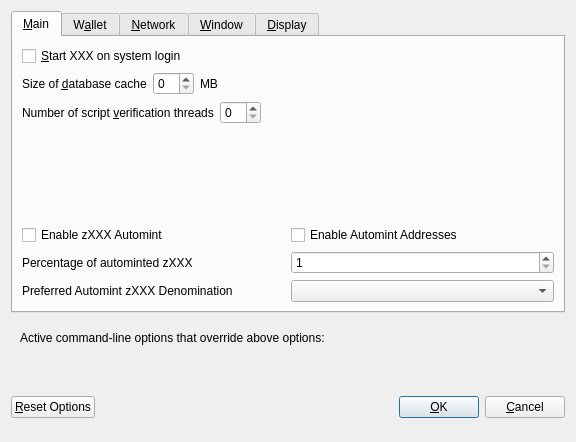
<?xml version="1.0" encoding="UTF-8"?>
<ui version="4.0">
 <class>OptionsDialog</class>
 <widget class="QDialog" name="OptionsDialog">
  <property name="geometry">
   <rect>
    <x>0</x>
    <y>0</y>
    <width>576</width>
    <height>442</height>
   </rect>
  </property>
  <property name="windowTitle">
   <string>Options</string>
  </property>
  <property name="modal">
   <bool>true</bool>
  </property>
  <layout class="QVBoxLayout" name="verticalLayout">
   <item>
    <widget class="QTabWidget" name="tabWidget">
     <property name="currentIndex">
      <number>0</number>
     </property>
     <widget class="QWidget" name="tabMain">
      <attribute name="title">
       <string>&amp;Main</string>
      </attribute>
      <layout class="QVBoxLayout" name="verticalLayout_Main">
       <item>
        <widget class="QCheckBox" name="bitcoinAtStartup">
         <property name="toolTip">
          <string>Automatically start XXX after logging in to the system.</string>
         </property>
         <property name="text">
          <string>&amp;Start XXX on system login</string>
         </property>
        </widget>
       </item>
       <item>
        <layout class="QHBoxLayout" name="horizontalLayout_2_Main">
         <item>
          <widget class="QLabel" name="databaseCacheLabel">
           <property name="text">
            <string>Size of &amp;database cache</string>
           </property>
           <property name="textFormat">
            <enum>Qt::PlainText</enum>
           </property>
           <property name="buddy">
            <cstring>databaseCache</cstring>
           </property>
          </widget>
         </item>
         <item>
          <widget class="QSpinBox" name="databaseCache"/>
         </item>
         <item>
          <widget class="QLabel" name="databaseCacheUnitLabel">
           <property name="text">
            <string>MB</string>
           </property>
           <property name="textFormat">
            <enum>Qt::PlainText</enum>
           </property>
          </widget>
         </item>
         <item>
          <spacer name="horizontalSpacer_2_Main">
           <property name="orientation">
            <enum>Qt::Horizontal</enum>
           </property>
           <property name="sizeHint" stdset="0">
            <size>
             <width>40</width>
             <height>20</height>
            </size>
           </property>
          </spacer>
         </item>
        </layout>
       </item>
       <item>
        <layout class="QHBoxLayout" name="horizontalLayout_3_Main">
         <item>
          <widget class="QLabel" name="threadsScriptVerifLabel">
           <property name="text">
            <string>Number of script &amp;verification threads</string>
           </property>
           <property name="textFormat">
            <enum>Qt::PlainText</enum>
           </property>
           <property name="buddy">
            <cstring>threadsScriptVerif</cstring>
           </property>
          </widget>
         </item>
         <item>
          <widget class="QSpinBox" name="threadsScriptVerif">
           <property name="toolTip">
            <string>(0 = auto, &lt;0 = leave that many cores free)</string>
           </property>
          </widget>
         </item>
         <item>
          <spacer name="horizontalSpacer_3_Main">
           <property name="orientation">
            <enum>Qt::Horizontal</enum>
           </property>
           <property name="sizeHint" stdset="0">
            <size>
             <width>40</width>
             <height>20</height>
            </size>
           </property>
          </spacer>
         </item>
        </layout>
       </item>
       <item>
        <spacer name="verticalSpacer_2">
         <property name="orientation">
          <enum>Qt::Vertical</enum>
         </property>
         <property name="sizeHint" stdset="0">
          <size>
           <width>20</width>
           <height>40</height>
          </size>
         </property>
        </spacer>
       </item>
       <item>
        <widget class="QWidget" name="verticalZpivOptionsWidget" native="true">
         <layout class="QVBoxLayout" name="verticalZpivOptionsLayout">
          <property name="margin">
           <number>0</number>
          </property>
          <item>
           <layout class="QHBoxLayout" name="horizontalAutomintingLayout">
            <item>
             <widget class="QCheckBox" name="checkBoxZeromintEnable">
              <property name="toolTip">
               <string>Enable automatic minting of XXX units to zXXX</string>
              </property>
              <property name="layoutDirection">
               <enum>Qt::LeftToRight</enum>
              </property>
              <property name="text">
               <string>Enable zXXX Automint</string>
              </property>
             </widget>
            </item>
            <item>
             <widget class="QCheckBox" name="checkBoxZeromintAddresses">
              <property name="toolTip">
               <string>Enable automatic zXXX minting from specific addresses</string>
              </property>
              <property name="layoutDirection">
               <enum>Qt::LeftToRight</enum>
              </property>
              <property name="text">
               <string>Enable Automint Addresses</string>
              </property>
             </widget>
            </item>
           </layout>
          </item>
          <item>
           <layout class="QHBoxLayout" name="horizontalZmintPercentageLayout">
            <item>
             <widget class="QLabel" name="percentage_label">
              <property name="toolTip">
               <string>Percentage of incoming XXX which get automatically converted to zXXX via Zerocoin Protocol (min: 10%)</string>
              </property>
              <property name="text">
               <string>Percentage of autominted zXXX</string>
              </property>
             </widget>
            </item>
            <item>
             <widget class="QSpinBox" name="zeromintPercentage">
              <property name="minimum">
               <number>1</number>
              </property>
              <property name="maximum">
               <number>100</number>
              </property>
             </widget>
            </item>
           </layout>
          </item>
          <item>
           <layout class="QHBoxLayout" name="horizontalLayout" stretch="0,0">
            <property name="sizeConstraint">
             <enum>QLayout::SetFixedSize</enum>
            </property>
            <item>
             <widget class="QLabel" name="labelPreferredDenom">
              <property name="maximumSize">
               <size>
                <width>16777215</width>
                <height>16777215</height>
               </size>
              </property>
              <property name="toolTip">
               <string>Wait with automatic conversion to Zerocoin until enough XXX for this denomination is available</string>
              </property>
              <property name="text">
               <string>Preferred Automint zXXX Denomination</string>
              </property>
             </widget>
            </item>
            <item>
             <widget class="QComboBox" name="preferredDenom">
              <property name="maximumSize">
               <size>
                <width>16777215</width>
                <height>27</height>
               </size>
              </property>
              <property name="toolTip">
               <string>Wait with automatic conversion to Zerocoin until enough XXX for this denomination is available</string>
              </property>
              <property name="maxVisibleItems">
               <number>9</number>
              </property>
              <property name="maxCount">
               <number>9</number>
              </property>
             </widget>
            </item>
           </layout>
          </item>
         </layout>
        </widget>
       </item>
      </layout>
     </widget>
     <widget class="QWidget" name="tabWallet">
      <attribute name="title">
       <string>W&amp;allet</string>
      </attribute>
      <layout class="QVBoxLayout" name="verticalLayout_Wallet">
       <item>
        <layout class="QHBoxLayout" name="horizontalLayout_2_Wallet">
         <item>
          <widget class="QLabel" name="labelStakeSplitThresholdText">
           <property name="text">
            <string>Stake split threshold:</string>
           </property>
          </widget>
         </item>
         <item>
          <widget class="QSpinBox" name="spinBoxStakeSplitThreshold">
           <property name="minimum">
            <number>1</number>
           </property>
           <property name="maximum">
            <number>999999</number>
           </property>
          </widget>
         </item>
        </layout>
       </item>
       <item>
        <widget class="QGroupBox" name="groupBox">
         <property name="title">
          <string>Expert</string>
         </property>
         <layout class="QVBoxLayout" name="verticalLayout_2">
          <item>
           <widget class="QCheckBox" name="coinControlFeatures">
            <property name="toolTip">
             <string>Whether to show coin control features or not.</string>
            </property>
            <property name="text">
             <string>Enable coin &amp;control features</string>
            </property>
           </widget>
          </item>
          <item>
           <widget class="QCheckBox" name="showMasternodesTab">
            <property name="toolTip">
             <string>Show additional tab listing all your masternodes in first sub-tab&lt;br/&gt;and all masternodes on the network in second sub-tab.</string>
            </property>
            <property name="text">
             <string>Show Masternodes Tab</string>
            </property>
           </widget>
          </item>
          <item>
           <widget class="QCheckBox" name="spendZeroConfChange">
            <property name="toolTip">
             <string>If you disable the spending of unconfirmed change, the change from a transaction&lt;br/&gt;cannot be used until that transaction has at least one confirmation.&lt;br/&gt;This also affects how your balance is computed.</string>
            </property>
            <property name="text">
             <string>&amp;Spend unconfirmed change</string>
            </property>
           </widget>
          </item>
         </layout>
        </widget>
       </item>
       <item>
        <spacer name="verticalSpacer_Wallet">
         <property name="orientation">
          <enum>Qt::Vertical</enum>
         </property>
         <property name="sizeHint" stdset="0">
          <size>
           <width>20</width>
           <height>40</height>
          </size>
         </property>
        </spacer>
       </item>
      </layout>
     </widget>
     <widget class="QWidget" name="tabNetwork">
      <attribute name="title">
       <string>&amp;Network</string>
      </attribute>
      <layout class="QVBoxLayout" name="verticalLayout_Network">
       <item>
        <widget class="QCheckBox" name="mapPortUpnp">
         <property name="toolTip">
          <string>Automatically open the XXX client port on the router. This only works when your router supports UPnP and it is enabled.</string>
         </property>
         <property name="text">
          <string>Map port using &amp;UPnP</string>
         </property>
        </widget>
       </item>
       <item>
        <widget class="QCheckBox" name="allowIncoming">
         <property name="toolTip">
          <string>Accept connections from outside</string>
         </property>
         <property name="text">
          <string>Allow incoming connections</string>
         </property>
        </widget>
       </item>
       <item>
        <widget class="QCheckBox" name="connectSocks">
         <property name="toolTip">
          <string>Connect to the XXX network through a SOCKS5 proxy.</string>
         </property>
         <property name="text">
          <string>&amp;Connect through SOCKS5 proxy (default proxy):</string>
         </property>
        </widget>
       </item>
       <item>
        <layout class="QHBoxLayout" name="horizontalLayout_1_Network">
         <item>
          <widget class="QLabel" name="proxyIpLabel">
           <property name="text">
            <string>Proxy &amp;IP:</string>
           </property>
           <property name="textFormat">
            <enum>Qt::PlainText</enum>
           </property>
           <property name="buddy">
            <cstring>proxyIp</cstring>
           </property>
          </widget>
         </item>
         <item>
          <widget class="QValidatedLineEdit" name="proxyIp">
           <property name="minimumSize">
            <size>
             <width>140</width>
             <height>0</height>
            </size>
           </property>
           <property name="maximumSize">
            <size>
             <width>140</width>
             <height>16777215</height>
            </size>
           </property>
           <property name="toolTip">
            <string>IP address of the proxy (e.g. IPv4: 127.0.0.1 / IPv6: ::1)</string>
           </property>
          </widget>
         </item>
         <item>
          <widget class="QLabel" name="proxyPortLabel">
           <property name="text">
            <string>&amp;Port:</string>
           </property>
           <property name="textFormat">
            <enum>Qt::PlainText</enum>
           </property>
           <property name="buddy">
            <cstring>proxyPort</cstring>
           </property>
          </widget>
         </item>
         <item>
          <widget class="QLineEdit" name="proxyPort">
           <property name="minimumSize">
            <size>
             <width>55</width>
             <height>0</height>
            </size>
           </property>
           <property name="maximumSize">
            <size>
             <width>55</width>
             <height>16777215</height>
            </size>
           </property>
           <property name="toolTip">
            <string>Port of the proxy (e.g. 9050)</string>
           </property>
          </widget>
         </item>
         <item>
          <spacer name="horizontalSpacer_1_Network">
           <property name="orientation">
            <enum>Qt::Horizontal</enum>
           </property>
           <property name="sizeHint" stdset="0">
            <size>
             <width>40</width>
             <height>20</height>
            </size>
           </property>
          </spacer>
         </item>
        </layout>
       </item>
       <item>
        <spacer name="verticalSpacer_Network">
         <property name="orientation">
          <enum>Qt::Vertical</enum>
         </property>
         <property name="sizeHint" stdset="0">
          <size>
           <width>20</width>
           <height>40</height>
          </size>
         </property>
        </spacer>
       </item>
      </layout>
     </widget>
     <widget class="QWidget" name="tabWindow">
      <attribute name="title">
       <string>&amp;Window</string>
      </attribute>
      <layout class="QVBoxLayout" name="verticalLayout_Window">
       <item>
        <widget class="QCheckBox" name="minimizeToTray">
         <property name="toolTip">
          <string>Show only a tray icon after minimizing the window.</string>
         </property>
         <property name="text">
          <string>&amp;Minimize to the tray instead of the taskbar</string>
         </property>
        </widget>
       </item>
       <item>
        <widget class="QCheckBox" name="minimizeOnClose">
         <property name="toolTip">
          <string>Minimize instead of exit the application when the window is closed. When this option is enabled, the application will be closed only after selecting Quit in the menu.</string>
         </property>
         <property name="text">
          <string>M&amp;inimize on close</string>
         </property>
        </widget>
       </item>
       <item>
        <spacer name="verticalSpacer_Window">
         <property name="orientation">
          <enum>Qt::Vertical</enum>
         </property>
         <property name="sizeHint" stdset="0">
          <size>
           <width>20</width>
           <height>40</height>
          </size>
         </property>
        </spacer>
       </item>
      </layout>
     </widget>
     <widget class="QWidget" name="tabDisplay">
      <attribute name="title">
       <string>&amp;Display</string>
      </attribute>
      <layout class="QVBoxLayout" name="verticalLayout_Display">
       <item>
        <layout class="QHBoxLayout" name="horizontalLayout_1_Display">
         <item>
          <widget class="QLabel" name="langLabel">
           <property name="text">
            <string>User Interface &amp;language:</string>
           </property>
           <property name="textFormat">
            <enum>Qt::PlainText</enum>
           </property>
           <property name="buddy">
            <cstring>lang</cstring>
           </property>
          </widget>
         </item>
         <item>
          <widget class="QValueComboBox" name="lang">
           <property name="toolTip">
            <string>The user interface language can be set here. This setting will take effect after restarting XXX.</string>
           </property>
          </widget>
         </item>
        </layout>
       </item>
       <item>
        <widget class="QLabel" name="label_3">
         <property name="toolTip">
          <string notr="true"/>
         </property>
         <property name="statusTip">
          <string notr="true"/>
         </property>
         <property name="whatsThis">
          <string notr="true"/>
         </property>
         <property name="accessibleName">
          <string notr="true"/>
         </property>
         <property name="text">
          <string>Language missing or translation incomplete? Help contributing translations here:
https://www.transifex.com/pivx-project/pivx-project-translations</string>
         </property>
         <property name="wordWrap">
          <bool>true</bool>
         </property>
         <property name="openExternalLinks">
          <bool>true</bool>
         </property>
         <property name="textInteractionFlags">
          <set>Qt::TextBrowserInteraction</set>
         </property>
        </widget>
       </item>
       <item>
        <layout class="QHBoxLayout" name="horizontalLayout_2_Display" stretch="0,0">
         <item>
          <widget class="QLabel" name="themeLabel">
           <property name="text">
            <string>User Interface Theme:</string>
           </property>
          </widget>
         </item>
         <item>
          <widget class="QValueComboBox" name="theme"/>
         </item>
        </layout>
       </item>
       <item>
        <widget class="QWidget" name="verticalZpivDisplayWidget" native="true">
         <layout class="QVBoxLayout" name="verticalZpivDisplayLayout">
          <property name="margin">
           <number>0</number>
          </property>
          <item>
           <widget class="Line" name="line">
            <property name="orientation">
             <enum>Qt::Horizontal</enum>
            </property>
           </widget>
          </item>
          <item>
           <layout class="QHBoxLayout" name="horizontalLayout_3_Display">
            <item>
             <widget class="QLabel" name="unitLabel">
              <property name="text">
               <string>Unit to show amounts in:</string>
              </property>
              <property name="textFormat">
               <enum>Qt::PlainText</enum>
              </property>
             </widget>
            </item>
            <item>
             <widget class="QValueComboBox" name="unit">
              <property name="toolTip">
               <string>Choose the default subdivision unit to show in the interface and when sending coins.</string>
              </property>
             </widget>
            </item>
           </layout>
          </item>
          <item>
           <layout class="QHBoxLayout" name="horizontalLayout_4_Display">
            <item>
             <widget class="QLabel" name="digitsLabel">
              <property name="text">
               <string>Decimal digits</string>
              </property>
             </widget>
            </item>
            <item>
             <widget class="QValueComboBox" name="digits"/>
            </item>
           </layout>
          </item>
          <item>
           <layout class="QHBoxLayout" name="horizontalLayout_5_Display">
            <item>
             <widget class="QCheckBox" name="checkBoxHideZeroBalances">
              <property name="toolTip">
               <string>Hide empty balances</string>
              </property>
              <property name="layoutDirection">
               <enum>Qt::LeftToRight</enum>
              </property>
              <property name="text">
               <string>Hide empty balances</string>
              </property>
             </widget>
            </item>
            <item>
             <widget class="QCheckBox" name="checkBoxHideOrphans">
              <property name="toolTip">
               <string>Hide orphan stakes in transaction lists</string>
              </property>
              <property name="text">
               <string>Hide orphan stakes</string>
              </property>
             </widget>
            </item>
            <item>
             <spacer name="horizontalSpacer">
              <property name="orientation">
               <enum>Qt::Horizontal</enum>
              </property>
              <property name="sizeHint" stdset="0">
               <size>
                <width>40</width>
                <height>20</height>
               </size>
              </property>
             </spacer>
            </item>
           </layout>
          </item>
          <item>
           <layout class="QHBoxLayout" name="horizontalLayout_6_Display">
            <item>
             <widget class="QLabel" name="thirdPartyTxUrlsLabel">
              <property name="toolTip">
               <string>Third party URLs (e.g. a block explorer) that appear in the transactions tab as context menu items. %s in the URL is replaced by transaction hash. Multiple URLs are separated by vertical bar |.</string>
              </property>
              <property name="text">
               <string>Third party transaction URLs</string>
              </property>
             </widget>
            </item>
            <item>
             <widget class="QLineEdit" name="thirdPartyTxUrls">
              <property name="toolTip">
               <string>Third party URLs (e.g. a block explorer) that appear in the transactions tab as context menu items. %s in the URL is replaced by transaction hash. Multiple URLs are separated by vertical bar |.</string>
              </property>
             </widget>
            </item>
           </layout>
          </item>
         </layout>
        </widget>
       </item>
       <item>
        <spacer name="verticalSpacer">
         <property name="orientation">
          <enum>Qt::Vertical</enum>
         </property>
         <property name="sizeHint" stdset="0">
          <size>
           <width>20</width>
           <height>40</height>
          </size>
         </property>
        </spacer>
       </item>
      </layout>
     </widget>
    </widget>
   </item>
   <item>
    <widget class="QFrame" name="frame">
     <layout class="QVBoxLayout" name="verticalLayout_Bottom">
      <item>
       <layout class="QHBoxLayout" name="horizontalLayout_Bottom">
        <item>
         <widget class="QLabel" name="overriddenByCommandLineInfoLabel">
          <property name="text">
           <string>Active command-line options that override above options:</string>
          </property>
          <property name="textFormat">
           <enum>Qt::PlainText</enum>
          </property>
         </widget>
        </item>
        <item>
         <spacer name="horizontalSpacer_Bottom">
          <property name="orientation">
           <enum>Qt::Horizontal</enum>
          </property>
          <property name="sizeHint" stdset="0">
           <size>
            <width>40</width>
            <height>20</height>
           </size>
          </property>
         </spacer>
        </item>
       </layout>
      </item>
      <item>
       <widget class="QLabel" name="overriddenByCommandLineLabel">
        <property name="text">
         <string/>
        </property>
        <property name="textFormat">
         <enum>Qt::PlainText</enum>
        </property>
        <property name="wordWrap">
         <bool>true</bool>
        </property>
       </widget>
      </item>
     </layout>
    </widget>
   </item>
   <item>
    <layout class="QHBoxLayout" name="horizontalLayout_Buttons">
     <item>
      <widget class="QPushButton" name="resetButton">
       <property name="toolTip">
        <string>Reset all client options to default.</string>
       </property>
       <property name="text">
        <string>&amp;Reset Options</string>
       </property>
       <property name="autoDefault">
        <bool>false</bool>
       </property>
      </widget>
     </item>
     <item>
      <spacer name="horizontalSpacer_1">
       <property name="orientation">
        <enum>Qt::Horizontal</enum>
       </property>
       <property name="sizeHint" stdset="0">
        <size>
         <width>40</width>
         <height>48</height>
        </size>
       </property>
      </spacer>
     </item>
     <item>
      <widget class="QLabel" name="statusLabel">
       <property name="minimumSize">
        <size>
         <width>200</width>
         <height>0</height>
        </size>
       </property>
       <property name="font">
        <font>
         <weight>75</weight>
         <bold>true</bold>
        </font>
       </property>
       <property name="text">
        <string/>
       </property>
       <property name="textFormat">
        <enum>Qt::PlainText</enum>
       </property>
       <property name="wordWrap">
        <bool>true</bool>
       </property>
      </widget>
     </item>
     <item>
      <spacer name="horizontalSpacer_2">
       <property name="orientation">
        <enum>Qt::Horizontal</enum>
       </property>
       <property name="sizeHint" stdset="0">
        <size>
         <width>40</width>
         <height>48</height>
        </size>
       </property>
      </spacer>
     </item>
     <item>
      <widget class="QPushButton" name="okButton">
       <property name="text">
        <string>&amp;OK</string>
       </property>
       <property name="autoDefault">
        <bool>false</bool>
       </property>
       <property name="default">
        <bool>true</bool>
       </property>
      </widget>
     </item>
     <item>
      <widget class="QPushButton" name="cancelButton">
       <property name="text">
        <string>&amp;Cancel</string>
       </property>
       <property name="autoDefault">
        <bool>false</bool>
       </property>
      </widget>
     </item>
    </layout>
   </item>
  </layout>
 </widget>
 <customwidgets>
  <customwidget>
   <class>QValidatedLineEdit</class>
   <extends>QLineEdit</extends>
   <header>qvalidatedlineedit.h</header>
  </customwidget>
  <customwidget>
   <class>QValueComboBox</class>
   <extends>QComboBox</extends>
   <header>qvaluecombobox.h</header>
  </customwidget>
 </customwidgets>
 <resources/>
 <connections/>
</ui>
